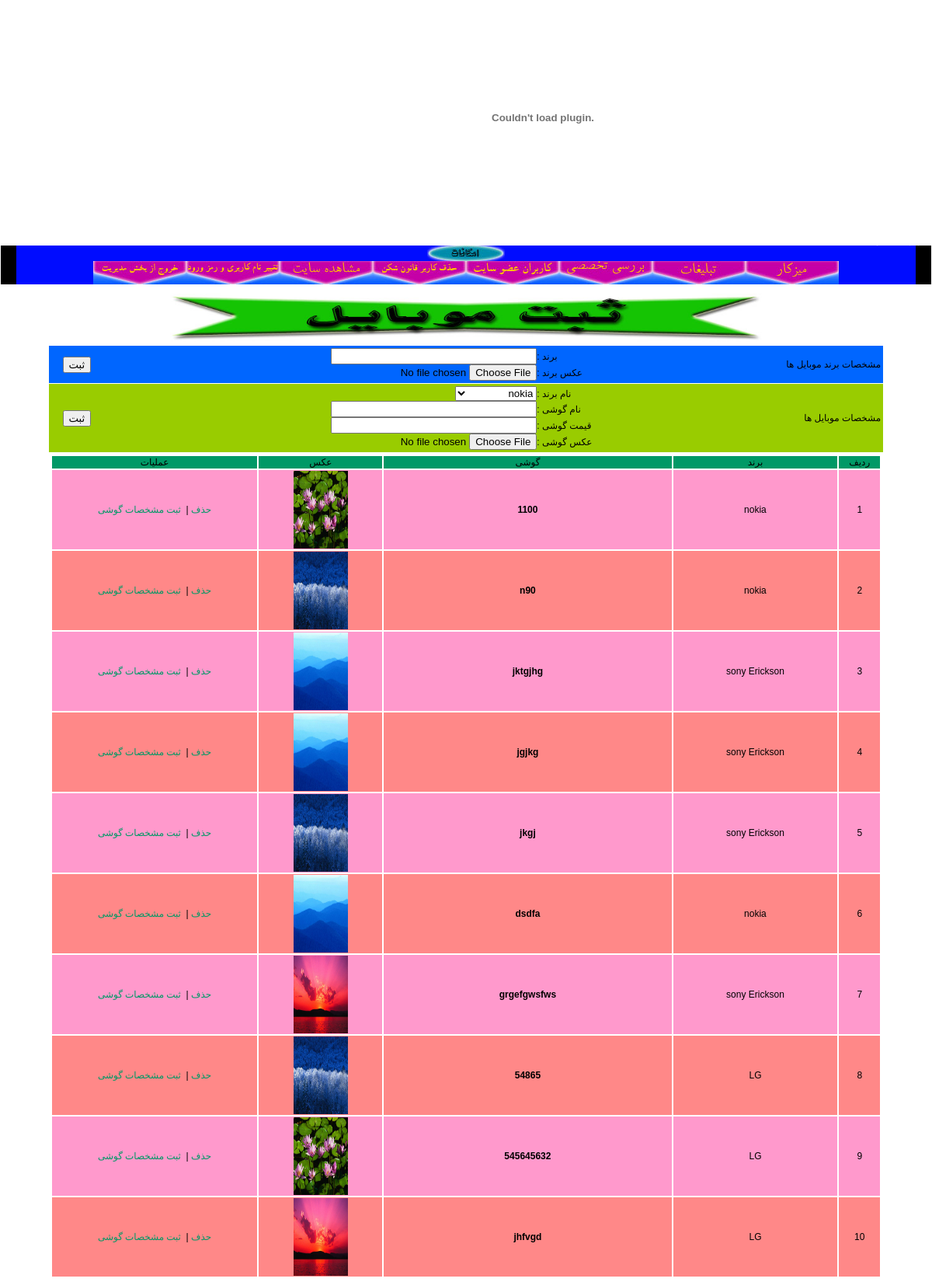
The app's page /php/modir/manager.php?page_name=mobile with its own data.
### tables this page shows
CREATE TABLE `mobile` (
  `code` int(10) unsigned NOT NULL auto_increment,
  `cod_barand` int(11) NOT NULL,
  `name` varchar(255) NOT NULL,
  `pic` varchar(255) NOT NULL,
  `ghimat` varchar(255) NOT NULL,
  PRIMARY KEY  (`code`)
);

CREATE TABLE `type_mob` (
  `code` int(10) unsigned NOT NULL auto_increment,
  `barand` varchar(255) NOT NULL,
  `pic` varchar(255) NOT NULL,
  PRIMARY KEY  (`code`)
);

### php/modir/mobile.php (the view, shortened to what this page needs)
<html xmlns="http://www.w3.org/1999/xhtml">
<head>
</head>
<?php
  $link=mysql_connect("localhost","root","");
 $query="SELECT * FROM `type_mob`";
 $result=mysql_db_query("gsm",$query,$link);
 $query2="SELECT * FROM `mobile`";
 $result2=mysql_db_query("gsm",$query2,$link);
  ?>
<body>
 <table border="0" cellspacing="1" width="90%" align="center" cellpadding="2">
  <tr>
   <td align="center" colspan="3">
	<img src="../../pic/tbl/mobile.jpg" width="800" height="70" >
   </td>
  </tr>
  <tr>
   <td bgcolor="#0066FF">
    <form action="save_barand.php" method="post" enctype="multipart/form-data" onSubmit="javascript:return check_form();">
    <table border="0" cellspacing="0" width="100%">
	 <tr>
       <td width="20%" valign="middle">مشخصات برند موبایل ها</td>
	   <td>
        <table border="0" width="100%" cellpadding="0" cellspacing="0">
         <tr>
          <td align="left" width="20%">برند :</td>
          <td align="right" width="50%" dir="rtl">
		   <input name="barand" size="30" dir="rtl" type="text"/></td>
         </tr>
         <tr>
         <td align="left" width="20%">عکس برند :</td>
          <td align="right" width="50%" dir="rtl">
		   <input name="pic" size="30" dir="rtl" type="file"/></td>
         </tr>
        </table>
       </td>
       <td align="right" width="5%"><input type="submit" name="send_barand" value="ثبت" /></td>
	 </tr>
	</table>
    </form>
   </td>
  </tr>
  <tr>
   <td bgcolor="#99CC00">
    <form action="save_mobile.php" method="post" enctype="multipart/form-data" onSubmit="javascript:return check_form2();">
    <table border="0" cellspacing="0" width="100%">
	 <tr>
       <td width="20%" valign="middle">مشخصات موبایل ها</td>
	   <td>
        <table border="0" width="100%" cellpadding="0" cellspacing="0">
         <tr>
          <td align="left" width="20%">نام برند :</td>
          <td dir="rtl">
	     <select name="barand1">
		  <?php while($row=mysql_fetch_array($result)) {?>
           <option><?php echo $row['barand']; ?></option>
		  <?php }?>
         </select></td>
         </tr>
         <tr>
          <td align="left" width="20%">نام گوشی :</td>
          <td align="right" width="50%" dir="rtl">
		   <input name="mobile" size="30" dir="rtl" type="text"/></td>
         </tr>
         <tr>
          <td align="left" width="20%">قیمت گوشی :</td>
          <td align="right" width="50%" dir="rtl">
		   <input name="ghimat" size="30" dir="rtl" type="text"/></td>
         </tr>
         <tr>
          <td align="left" width="20%">عکس گوشی :</td>
          <td align="right" width="50%" dir="rtl">
		   <input name="pic1" size="30" dir="rtl" type="file"/></td>
         </tr>
        </table>
       </td>
       <td align="right" width="5%"><input type="submit" name="send_mobile" value="ثبت" /></td>
	 </tr>
     </table>
     </form>
     </td>
    </tr>
    <tr>
     <td>
	  <table width="100%" border="0" bordercolor="#FF0000">
	   <tr align="center" bgcolor="#009966">
		<td width="5%">ردیف</td>
        <td width="20%">برند</td>
        <td width="35%">گوشی</td>
        <td width="15%">عکس</td>
        <td width="25%">عملیات</td>
	   </tr>
	  <?php $i=1; while($row2=mysql_fetch_array($result2))
	{   ?>
	  <tr align="center" <?php if($i%2==0) echo 'bgcolor="#FF8888"'; else echo 'bgcolor="#FF99CC"';?>>
		<td><?php echo $i++; ?></td>
        <td><?php $barand=$row2['cod_barand'];
		   $query3="SELECT * FROM `type_mob` where code='$barand' ";
           $result3=mysql_db_query("gsm",$query3,$link);
		   $row3=mysql_fetch_array($result3);
		   echo $row3['barand'];?></td>
        <td><b><?php echo $row2['name']; ?></b></td>
        <td><img src="../../<?php echo $row2['pic'];?>" width="70" height="100"/></a></td>
        <td><a href="del_mobile.php?cod_mobile=<?php echo $row2['code'];?> ">حذف</a>&nbsp;|&nbsp;
		 <a href="manager.php?page_name=mobile2&cod_mobile=<?php echo $row2['code'];?> ">ثبت مشخصات گوشی</a></td>
	  </tr>
	<?php }?>
	</table>
   </td>
  </tr>
 </table>
</body>
</html>

### php/modir/manager.php (shortened to what this page needs)
<!DOCTYPE html PUBLIC "-//W3C//DTD XHTML 1.0 Transitional//EN" "http://www.w3.org/TR/xhtml1/DTD/xhtml1-transitional.dtd">
<html xmlns="http://www.w3.org/1999/xhtml">
<head>
</head>
<body>
 <table border="0" cellspacing="0" width="100%">
  <tr>
   <td>
    <table border="0" cellspacing="0" width="100%" cellpadding="0">
	 <tr>
	  <td width="100%"><object width="1000" height="300" archive="1"><embed src="../../pic/logo/logo.swf" width="1000" height="300"></object></td>
	 </tr>
	 <tr>
	  <td width="100%" valign="top">
	   <marquee behavior="scroll" dir="rtl" direction="right" scrollamount="5" width="100%" bgcolor="#000000" onmouseover="stop()" onmouseout="start()">
	   <font face="Tahoma, Arial" size="2" color="#FFFFFF"> کاربران عضو سایت :
	   </font></marquee>
 	  </td>
	 </tr>
     <tr>
	  <td width="20%" valign="top">
       <table border="0" cellpadding="0" width="100%" cellspacing="0">
        <tr>
         <td bgcolor="#000000" width="20"></td>
         <td>
	   <table border="0" cellspacing="0" width="100%" align="center" bgcolor="#000CFF" cellpadding="0">
	    <tr>
         <td width="100%" dir="rtl" align="center">
          <img src="../../pic/tbl/emkanat.jpg" height="20" width="100" align="middle"/>
         </td>
        </tr>
	    <tr align="center">
		 <td dir="rtl" width="100%">
          <a href="manager.php?page_name=desctop"><img onmouseover='this.src="../../pic/botton/desctop2.jpg"' onmouseout='this.src="../../pic/botton/desctop1.jpg"' src="../../pic/botton/desctop1.jpg" width="120" height="30" border="0"/></a><a href="manager.php?page_name=tablighat"><img onmouseover='this.src="../../pic/botton/tablighat2.jpg"' onmouseout='this.src="../../pic/botton/tablighat1.jpg"' src="../../pic/botton/tablighat1.jpg" width="120" height="30" border="0"/></a><a href="manager.php?page_name=send_barasi"><img onmouseover='this.src="../../pic/botton/barasi12.jpg"' onmouseout='this.src="../../pic/botton/barasi11.jpg"' src="../../pic/botton/barasi11.jpg" width="120" height="30" border="0"/></a><a href="manager.php?page_name=user_site"><img onmouseover='this.src="../../pic/botton/user2.jpg"' onmouseout='this.src="../../pic/botton/user1.jpg"' src="../../pic/botton/user1.jpg" width="120" height="30" border="0"/></a><a href="manager.php?page_name=delete_user"><img onmouseover='this.src="../../pic/botton/del_user2.jpg"' onmouseout='this.src="../../pic/botton/del_user1.jpg"' src="../../pic/botton/del_user1.jpg" width="120" height="30" border="0"/></a><a href="../../index.php" target="_blank"><img onmouseover='this.src="../../pic/botton/show_site2.jpg"' onmouseout='this.src="../../pic/botton/show_site1.jpg"' src="../../pic/botton/show_site1.jpg" width="120" height="30" border="0"/></a><a href="manager.php?page_name=change_user_pass"><img onmouseover='this.src="../../pic/botton/change_user2.jpg"' onmouseout='this.src="../../pic/botton/change_user1.jpg"' src="../../pic/botton/change_user1.jpg" width="120" height="30" border="0"/></a><a href="../logout.php"><img onmouseover='this.src="../../pic/botton/logout_site2.jpg"' onmouseout='this.src="../../pic/botton/logout_site1.jpg"' src="../../pic/botton/logout_site1.jpg" width="120" height="30" border="0"/></a></td>
		</tr>
	   </table>
       </td>
       <td bgcolor="#000000" width="20"></td>
      </tr>
      </table>
	  </td>
     </tr>
	</table>
   </td>
  </tr>
   <tr>
   <td valign="top">
    <table border="0" cellspacing="0" width="100%">
	 <tr>
	  <td width="80%" valign="top">
	     <?php
			if($_GET['page_name']=="mobile")
			include("mobile.php");
		 ?>
	  </td>
	 </tr>
	</table>
   </td>
  </tr>
 </table>
</body>
</html>

### records on screen
mobile: type_mob.barand "nokia", name "1100", pic (picture)
mobile: type_mob.barand "nokia", name "n90", pic (picture)
mobile: type_mob.barand "sony Erickson", name "jktgjhg", pic (picture)
mobile: type_mob.barand "sony Erickson", name "jgjkg", pic (picture)
mobile: type_mob.barand "sony Erickson", name "jkgj", pic (picture)
mobile: type_mob.barand "nokia", name "dsdfa", pic (picture)
mobile: type_mob.barand "sony Erickson", name "grgefgwsfws", pic (picture)
mobile: type_mob.barand "LG", name "54865", pic (picture)
mobile: type_mob.barand "LG", name "545645632", pic (picture)
mobile: type_mob.barand "LG", name "jhfvgd", pic (picture)

### other values on screen
form field barand1 "nokia"
